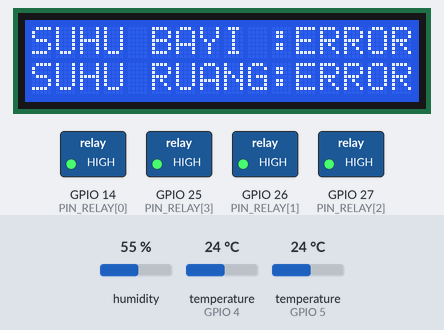
A sketch run on a simulated ESP32. On the bench: 16×2 character LCD, switched loads named in the sketch (green lamp = pin HIGH). The inputs (shaded band) are chosen by the test bench; at power-on: temperature (sensors on GPIO 5, GPIO 4) 24 °C, humidity 55 %. WiFi joins after 1.5 s; servers stay silent unless stated; EEPROM starts erased; no MQTT or app messages arrive unless stated; what the sketch prints to the serial monitor is not drawn.

Above: at 1.4 s.
1.5 s: temperature (sensor on GPIO 5) set to 31.4 °C
At 6.6 s:
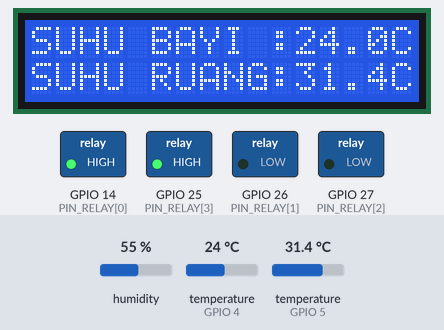
7.6 s: temperature (sensor on GPIO 5) set to 32.8 °C
At 11.3 s:
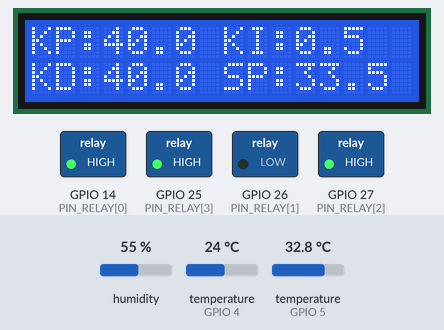
13.6 s: temperature (sensor on GPIO 4) set to 36.9 °C
At 15.0 s:
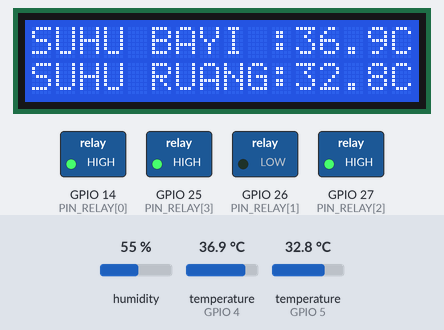
16.6 s: temperature (sensor on GPIO 4) set to 37.8 °C
At 18.7 s:
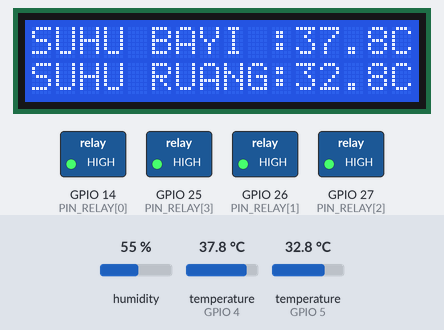
22.7 s: temperature (sensor on GPIO 5) set to 33.3 °C
At 26.7 s:
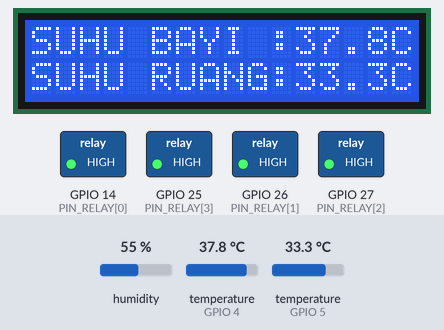
28.7 s: temperature (sensor on GPIO 5) set to 34.1 °C
At 31.5 s:
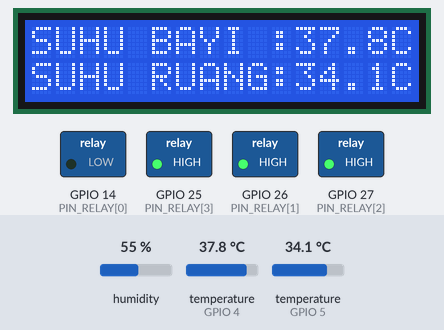
Timing chart, 0 to 33.0 s (numbered marks = the images above; inputs shaded):
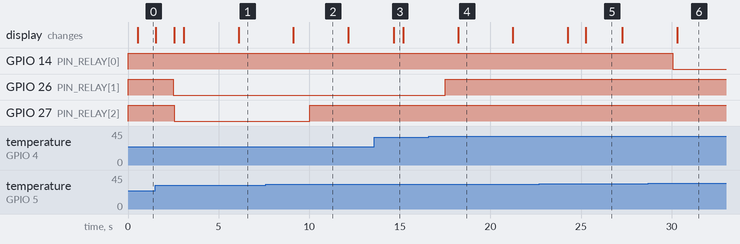

The sketch:

Incubator.ino
```cpp
#include <Arduino.h>
#include <ArduinoJson.h> // v6
#include <DallasTemperature.h>
#include <DHT.h>
#include <LiquidCrystal_I2C.h>
#include <OneWire.h>
#include <Preferences.h>
#include <PubSubClient.h>
#include <WiFi.h>
#include <WiFiClientSecure.h>
#include <Wire.h>
#include <driver/gpio.h>

// ================= Konfigurasi =================
#define KODE_PERANGKAT "INC-001"
#define SSID_WIFI "POCO X5 5G"
#define PASSWORD_WIFI "cobaliathplu"
#define HOST_MQTT "41.216.180.77"
#define PASSWORD_MQTT ""
#define ALAMAT_LCD 0x27
#define RELAY_NYALA_LOW true

constexpr uint8_t PIN_DHT = 5; // DHT22 (suhu ruangan)
constexpr uint8_t PIN_DS = 4; // DS18B20 (suhu bayi)

enum Relay { KIPAS, PEMANAS_1, PEMANAS_2, LAMPU_BIRU, JUMLAH_RELAY };
constexpr uint8_t PIN_RELAY[JUMLAH_RELAY] = {14, 26, 27, 25};
constexpr const char* NAMA_RELAY[JUMLAH_RELAY] = {"fan", "heater_1", "heater_2", "blue_light"};

constexpr uint32_t DURASI_MANUAL = 10000; // ms; setelah itu relay kembali otomatis
constexpr uint32_t INTERVAL_DHT = 2500; // ms (DHT22 min. 2 dtk) = periode sampel PID
constexpr uint32_t JEDA_RELAY = 30; // ms antar perubahan relay (cegah lonjakan arus)
constexpr float BAYI_MAKS = 37.5; // pengaman: pemanas dipaksa mati
constexpr float RUANGAN_MAKS = 38.0;
constexpr float INTEGRAL_MAKS = 15.0; // kontribusi maksimum suku integral (poin PID)

// ================= Objek & variabel =================
OneWire jalurOneWire(PIN_DS);
DallasTemperature sensorBayi(&jalurOneWire);
DHT sensorRuangan(PIN_DHT, DHT22);
LiquidCrystal_I2C lcd(ALAMAT_LCD, 16, 2);
WiFiClientSecure klienAman;
PubSubClient mqtt(klienAman);
Preferences pref;
String topikSync, topikTelemetri, topikStatus;

float suhuBayi, suhuRuangan, kelembapan;
bool sensorBayiOk, sensorRuanganOk, sampelBaru;

// Config (diubah dari dashboard, disimpan di flash)
float suhuTarget = 33.5, kp = 40.0, ki = 0.5, kd = 40.0;
bool lampuBiruAktif = false;

float integralPid, suhuLalu, turunanFilter, outputPid;
bool pidSiap;

bool relayTarget[JUMLAH_RELAY], relayAktif[JUMLAH_RELAY];
volatile int8_t perintahManual[JUMLAH_RELAY] = {-1, -1, -1, -1}; // -1 auto, 0 mati, 1 nyala
volatile bool modeManual;
volatile uint32_t waktuMulaiManual;
volatile bool kirimSegera; // minta telemetri dikirim sekarang

// ================= Bantuan =================
bool sudahWaktunya(uint32_t &terakhir, uint32_t now, uint32_t jeda) {
if (now - terakhir < jeda) return false;
terakhir = now;
return true;
}

float batasi(float v, float lo, float hi) { return v < lo ? lo : (v > hi ? hi : v); }

// Nyala jika nilai >= on, mati jika <= off, selain itu pertahankan
bool histeresis(bool sekarang, float nilai, float on, float off) {
return nilai >= on ? true : (nilai <= off ? false : sekarang);
}

void muatConfig() {
pref.begin("inc", true);
suhuTarget = pref.getFloat("sp", suhuTarget);
kp = pref.getFloat("kp", kp);
ki = pref.getFloat("ki", ki);
kd = pref.getFloat("kd", kd);
lampuBiruAktif = pref.getBool("led", lampuBiruAktif);
pref.end();
}

void simpanConfig() { // NVS melewati penulisan jika nilainya sama
pref.begin("inc", false);
pref.putFloat("sp", suhuTarget);
pref.putFloat("kp", kp);
pref.putFloat("ki", ki);
pref.putFloat("kd", kd);
pref.putBool("led", lampuBiruAktif);
pref.end();
}

// ================= Sensor =================
void bacaSensor(uint32_t now) {
static uint32_t tMinta = 0, tDht = 0;
static bool menunggu = false;
static uint8_t gagalDht = 0;

// DS18B20 non-blocking: minta tiap 1 dtk, baca setelah 400 ms (11-bit = 375 ms)
if (!menunggu) {
if (now - tMinta >= 1000) { sensorBayi.requestTemperatures(); tMinta = now; menunggu = true; }
} else if (now - tMinta >= 400) {
menunggu = false;
float t = sensorBayi.getTempCByIndex(0);
sensorBayiOk = t > -50.0 && t < 84.0; // 85 = nilai power-on, -127 = terputus
if (sensorBayiOk) suhuBayi = t;
}

// DHT22: toleransi 2 gagal baca beruntun sebelum dianggap rusak
if (sudahWaktunya(tDht, now, INTERVAL_DHT)) {
float t = sensorRuangan.readTemperature(), h = sensorRuangan.readHumidity();
if (!isnan(t) && !isnan(h)) {
gagalDht = 0; sensorRuanganOk = true;
suhuRuangan = t; kelembapan = h;
sampelBaru = true;
} else if (gagalDht < 3 && ++gagalDht == 3) {
sensorRuanganOk = false;
sampelBaru = true;
}
}
}

// ================= PID (1x per sampel DHT) =================
// Output -100 (terlalu panas) .. +100 (butuh pemanasan penuh)
void hitungPid() {
if (!sensorRuanganOk) { integralPid = turunanFilter = outputPid = 0; pidSiap = false; return; }

float error = suhuTarget - suhuRuangan;
if (!pidSiap) { suhuLalu = suhuRuangan; pidSiap = true; }

// Turunan dari pengukuran (tanpa setpoint kick) + low-pass
turunanFilter += 0.3f * ((suhuLalu - suhuRuangan) - turunanFilter);
suhuLalu = suhuRuangan;

// Integral hanya dekat target (anti-windup)
if (ki > 0.0f) {
float batas = INTEGRAL_MAKS / ki;
if (fabsf(error) < 1.0f) integralPid += error;
integralPid = batasi(integralPid, -batas, batas);
} else {
integralPid = 0;
}

outputPid = batasi(kp * error + ki * integralPid + kd * turunanFilter, -100, 100);
}

// ================= Relay =================
void tulisRelay(uint8_t pin, bool nyala) { digitalWrite(pin, nyala == RELAY_NYALA_LOW ? LOW : HIGH); }

// Satu perubahan relay per JEDA_RELAY tanpa delay() (non-blocking)
void terapkanRelay(uint32_t now) {
static uint32_t terakhir = 0;
if (now - terakhir < JEDA_RELAY) return;
for (int i = 0; i < JUMLAH_RELAY; i++) {
if (relayTarget[i] == relayAktif[i]) continue;
tulisRelay(PIN_RELAY[i], relayTarget[i]);
relayAktif[i] = relayTarget[i];
terakhir = now;
kirimSegera = true; // dashboard langsung dapat status terbaru
return;
}
}

void aturRelay(uint32_t now) {
static bool otomatis[JUMLAH_RELAY]; // state auto terpisah dari override manual

if (modeManual && now - waktuMulaiManual >= DURASI_MANUAL) {
for (int i = 0; i < JUMLAH_RELAY; i++) perintahManual[i] = -1;
modeManual = false;
}

otomatis[LAMPU_BIRU] = lampuBiruAktif;
if (sensorRuanganOk) {
otomatis[PEMANAS_1] = histeresis(otomatis[PEMANAS_1], outputPid, 20, 10);
otomatis[PEMANAS_2] = histeresis(otomatis[PEMANAS_2], outputPid, 60, 50);
otomatis[KIPAS] = histeresis(otomatis[KIPAS], -outputPid, 20, 10);
} else {
otomatis[PEMANAS_1] = otomatis[PEMANAS_2] = otomatis[KIPAS] = false;
}

for (int i = 0; i < JUMLAH_RELAY; i++) {
int8_t m = perintahManual[i];
relayTarget[i] = m < 0 ? otomatis[i] : m == 1;
}

// Pengaman: terlalu panas -> pemanas mati apa pun perintahnya
if ((sensorBayiOk && suhuBayi >= BAYI_MAKS) || (sensorRuanganOk && suhuRuangan >= RUANGAN_MAKS))
relayTarget[PEMANAS_1] = relayTarget[PEMANAS_2] = false;

terapkanRelay(now);
}

// ================= LCD & Serial =================
void tulisLcd(uint8_t baris, const char* fmt, ...) {
static char cache[2][17];
char t[32], b[17];
va_list a; va_start(a, fmt); vsnprintf(t, sizeof t, fmt, a); va_end(a);
snprintf(b, sizeof b, "%-16.16s", t);
if (!strcmp(b, cache[baris])) return; // tulis hanya jika berubah
strcpy(cache[baris], b);
lcd.setCursor(0, baris);
lcd.print(b);
}

const char* teksSuhu(char* buf, bool ok, float v) {
if (ok) snprintf(buf, 8, "%.1fC", v); else strcpy(buf, "ERROR");
return buf;
}

void perbaruiLcd() {
if ((millis() / 3000) & 1) {
tulisLcd(0, "KP:%.1f KI:%.1f", kp, ki);
tulisLcd(1, "KD:%.1f SP:%.1f", kd, suhuTarget);
} else {
char b[8], r[8];
tulisLcd(0, "SUHU BAYI :%s", teksSuhu(b, sensorBayiOk, suhuBayi));
tulisLcd(1, "SUHU RUANG:%s", teksSuhu(r, sensorRuanganOk, suhuRuangan));
}
}

void cetakSerial() {
Serial.printf("Bayi:%.1f%s Ruang:%.1f%s RH:%.0f%% SP:%.1f PID:%.1f | %s | K:%d P1:%d P2:%d L:%d\n",
suhuBayi, sensorBayiOk ? "" : "(ERR)", suhuRuangan, sensorRuanganOk ? "" : "(ERR)",
kelembapan, suhuTarget, outputPid, modeManual ? "MANUAL" : "AUTO",
relayAktif[KIPAS], relayAktif[PEMANAS_1], relayAktif[PEMANAS_2], relayAktif[LAMPU_BIRU]);
}

// ================= MQTT (Core 0) =================
void prosesPerintah(const char* data, unsigned int n) {
StaticJsonDocument<512> doc;
if (deserializeJson(doc, data, n)) return;

JsonObject cfg = doc["config"];
if (!cfg.isNull()) {
suhuTarget = batasi(cfg["temperature_setpoint"] | suhuTarget, 28.0f, 37.0f);
lampuBiruAktif = cfg["blue_led_enabled"] | lampuBiruAktif;
kp = batasi(cfg["kp"] | kp, 0.0f, 500.0f);
ki = batasi(cfg["ki"] | ki, 0.0f, 100.0f);
kd = batasi(cfg["kd"] | kd, 0.0f, 500.0f);
simpanConfig();
kirimSegera = true;
}

JsonObject ov = doc["relay_overrides"];
if (!ov.isNull()) {
bool ada = false;
for (int i = 0; i < JUMLAH_RELAY; i++) {
JsonVariant v = ov[NAMA_RELAY[i]];
perintahManual[i] = v.isNull() ? -1 : (v.as<bool>() ? 1 : 0); // terima true/false & 1/0
ada |= !v.isNull();
}
waktuMulaiManual = millis();
modeManual = ada;
}
}

void kirimData() {
if (!mqtt.connected()) return;

StaticJsonDocument<768> doc;
doc["device_code"] = KODE_PERANGKAT;
doc["temperature_object"] = sensorBayiOk ? roundf(suhuBayi * 100) / 100 : 0;
doc["temperature_room"] = sensorRuanganOk ? roundf(suhuRuangan * 100) / 100 : 0;
doc["humidity"] = sensorRuanganOk ? roundf(kelembapan * 10) / 10 : 0;
doc["pid_output"] = roundf(outputPid * 10) / 10;
doc["setpoint"] = suhuTarget;
doc["kp"] = kp; doc["ki"] = ki; doc["kd"] = kd;
doc["manual"] = (bool)modeManual;
for (int i = 0; i < JUMLAH_RELAY; i++) doc["relays"][NAMA_RELAY[i]] = relayAktif[i];
doc["sensor_status"]["ds18b20"] = sensorBayiOk;
doc["sensor_status"]["dht22"] = sensorRuanganOk;
doc["uptime_s"] = millis() / 1000;

char payload[512];
serializeJson(doc, payload, sizeof payload);
mqtt.publish(topikTelemetri.c_str(), payload);
}

void jagaKoneksi(uint32_t now) {
static uint32_t cobaWifi = 0, cobaMqtt = 0;

if (WiFi.status() != WL_CONNECTED) {
if (sudahWaktunya(cobaWifi, now, 5000)) WiFi.reconnect();
return;
}
if (mqtt.connected()) { mqtt.loop(); return; }

if (sudahWaktunya(cobaMqtt, now, 5000) &&
mqtt.connect(KODE_PERANGKAT, KODE_PERANGKAT, PASSWORD_MQTT,
topikStatus.c_str(), 1, true, "{\"online\":false}")) {
mqtt.publish(topikStatus.c_str(), "{\"online\":true}", true);
mqtt.subscribe(topikSync.c_str(), 1);
kirimSegera = true;
}
}

void tugasJaringan(void*) {
uint32_t waktuKirim = 0;
for (;;) {
uint32_t now = millis();
jagaKoneksi(now);
if (sudahWaktunya(waktuKirim, now, 3000) || kirimSegera) {
kirimSegera = false;
waktuKirim = now;
kirimData();
}
vTaskDelay(pdMS_TO_TICKS(10));
}
}

// ================= Setup & Loop (Core 1) =================
void setup() {
Serial.begin(115200);

// Level MATI ditulis sebelum pin jadi output (cegah glitch relay saat boot)
for (int i = 0; i < JUMLAH_RELAY; i++) {
gpio_set_level((gpio_num_t)PIN_RELAY[i], RELAY_NYALA_LOW ? 1 : 0);
pinMode(PIN_RELAY[i], OUTPUT);
}

muatConfig();

Wire.begin();
lcd.init();
lcd.backlight();

sensorBayi.setWaitForConversion(false);
sensorBayi.begin();
sensorBayi.setResolution(11);
sensorRuangan.begin();

String prefix = String("incubator/") + KODE_PERANGKAT + "/";
topikSync = prefix + "sync";
topikTelemetri = prefix + "telemetry";
topikStatus = prefix + "status";

klienAman.setInsecure();
mqtt.setServer(HOST_MQTT, 8883);
mqtt.setBufferSize(1024);
mqtt.setKeepAlive(30);
mqtt.setSocketTimeout(5);
mqtt.setCallback([](char*, byte* isi, unsigned int n) { prosesPerintah((const char*)isi, n); });

WiFi.mode(WIFI_STA);
WiFi.setSleep(false); // tanpa modem sleep: latensi perintah turun
delay(200); // beri supply waktu stabil sebelum radio aktif
WiFi.begin(SSID_WIFI, PASSWORD_WIFI);
xTaskCreatePinnedToCore(tugasJaringan, "Jaringan", 16384, nullptr, 1, nullptr, 0);
}

void loop() {
static uint32_t waktuLcd = 0, waktuSerial = 0;
uint32_t now = millis();

bacaSensor(now);
if (sampelBaru) { sampelBaru = false; hitungPid(); }
aturRelay(now);

if (sudahWaktunya(waktuLcd, now, 500)) perbaruiLcd();
if (sudahWaktunya(waktuSerial, now, 2000)) cetakSerial();

delay(10);
}
```

Measured:
- the behaviour switches between 32 and 32.1 °C on temperature (sensor on GPIO 5) (found by bisection; images 1 and 2)
- the behaviour switches between 37.4 and 37.5 °C on temperature (sensor on GPIO 4) (found by bisection; images 3 and 4)
- the behaviour switches between 33.7 and 33.8 °C on temperature (sensor on GPIO 5) (found by bisection; images 5 and 6)
- after the input at 7.6 s, GPIO 27 (PIN_RELAY[2]): LOW → HIGH after 2.4 s
- after the input at 13.6 s, the display: changes after 1.1 s (image 3)
- after the input at 16.6 s, GPIO 26 (PIN_RELAY[1]): LOW → HIGH after 0.92 s; the display: changes after 1.6 s (image 4)
- after the input at 22.7 s, the display: first differs from a run without the input after 2.6 s (image 5)
- after the input at 28.7 s, GPIO 14 (PIN_RELAY[0]): HIGH → LOW after 1.4 s; the display: changes after 1.6 s (image 6)
